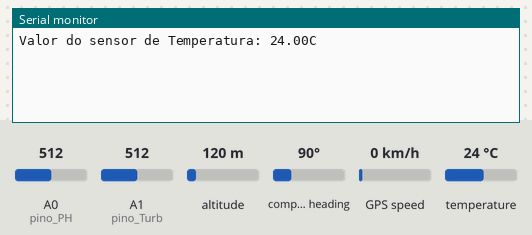
Simulated run of this sketch. Board: Arduino Uno, built with avr-gcc and run on an emulated ATmega328P. On the bench: the last lines printed to the serial monitor. The test bench sets the inputs (shaded band); at power-on: A0 (pino_PH) = 512, altitude 120 m, temperature 24 °C, A1 (pino_Turb) = 512, compass heading 90°, GPS speed 0 km/h. The GPS gets a fix after 3 s at 37.7749, -122.4194 with 8 satellites.

Above: at 1.6 s.
1.7 s: A0 (pino_PH) set to 992
At 3.6 s:
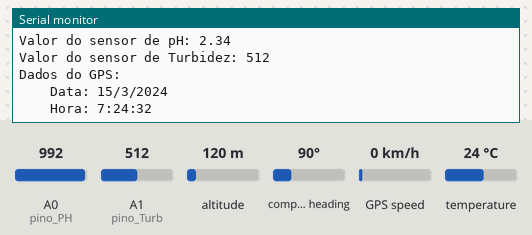
3.9 s: altitude set to 0 m
At 5.8 s:
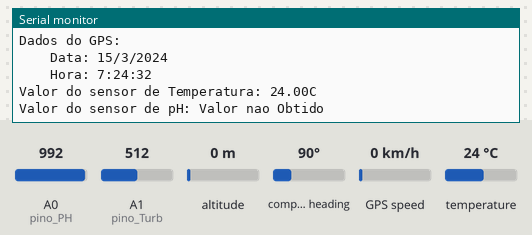
7.3 s: temperature set to 12 °C
At 13.5 s:
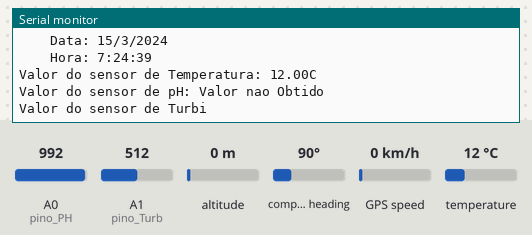
14.3 s: A1 (pino_Turb) set to 716
At 16.3 s:
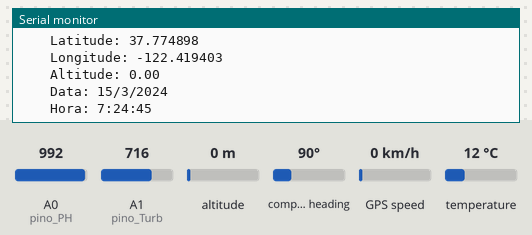
17.3 s: temperature set to 19 °C
At 19.6 s:
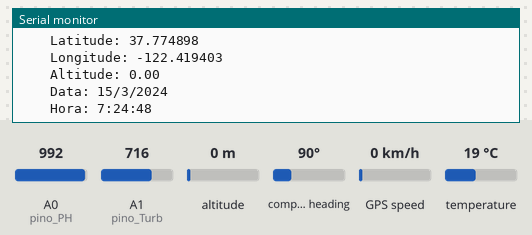
Timing chart, 0 to 19.8 s (numbered marks = the images above; inputs shaded):
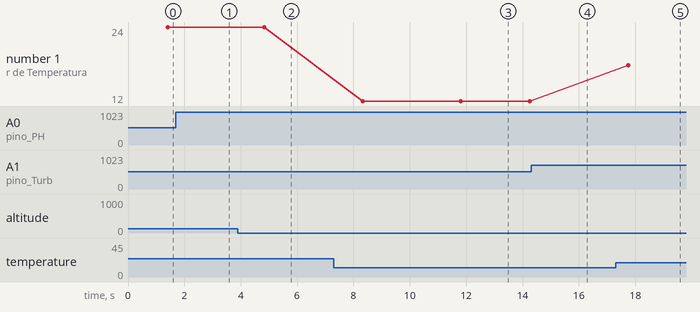

Measured:
- after the input at 1.7 s, the serial monitor: prints a new line after 0.22 s (image 1)
- after the input at 7.3 s, the serial monitor: prints a new line after 1.0 s (image 3)
- after the input at 14.3 s, the serial monitor: prints a new line after 0.96 s (image 4)
- after the input at 17.3 s, the serial monitor: prints a new line after 0.45 s (image 5)
- plotted number 1: 24 → 12 after the input at 7.3 s, 12 → 17.83 after the input at 17.3 s

The sketch:

Teste_Codigo.ino
```cpp
//----------------------------------------------------------//
//----------------------------------------------------------//


//Inclui Bibliotecas
  #include <OneWire.h>
  #include <DallasTemperature.h>
  #include <TinyGPS++.h>
  #include <SoftwareSerial.h>

//Define Ajuste do fuso horario ( -3 para Brasilia)
  int fuso = -3;

//Define Pinagem

  //Define o Pino 4 como Sensor de Temperatura
    #define ONE_WIRE_BUS 4


  //Define o Pino A0 como Sensor de pH
    const int pino_PH = A0;

  //Define os Pinos RX e TX do GPS
    const int RXgps = 2;
    const int TXgps = 3;

  //Define Pino A1 como Sensor de Turbidez
    const int pino_Turb = A1;


//Declarando Objetos

  //Objetos Sensor Temperatura
  OneWire oneWire(ONE_WIRE_BUS);
  DallasTemperature sensors(&oneWire);
  DeviceAddress sensor1;

  //Objetos GPS
  TinyGPSPlus gps;
  SoftwareSerial gpsSerial(RXgps, TXgps);


//Define Baud Rate do GPS
  int gpsBaud = 9600;


//Funcoes

  //Obter o Ph por Referencia (Ponteiros)
  void LerValorPH(float *pPH, bool *pStaPh){

      //Declara Variaveis
      float vet_precisao[10],media_prec_ph = 0, aux, conver_aux;
      float ph_valor, calibragem = 21.34 - 0.3;

      //Obtem 10 valores para media, aumentando precisao
      for(int i = 0; i < 10; i++){

        vet_precisao[i] = analogRead(pino_PH);
        delay(50);
      }

      //Organiza o vetor em ordem crescente
      for (int i = 0; i < 9; i++){

        for (int j = i+1; j < 10; j++){

          if (vet_precisao[i] > vet_precisao[j]){

            aux = vet_precisao[i];
            vet_precisao[i] = vet_precisao[j];
            vet_precisao[j] = aux;
          }
        }
      }

      //Exclui 2 maiores e 2 menores valores
      for (int i = 2; i < 8; i++){

        media_prec_ph += vet_precisao[i];
      }

      //Converte para Leitura de Voltagem o valor medio
      conver_aux = media_prec_ph / 6 * (5.0/1024.0);

      //Converte para valor final do pH
      ph_valor = -5.70 * conver_aux + calibragem;

      //Devolve Valores de Saida
      *pPH = ph_valor;

      //Impede Resultado Absurdo
      if (ph_valor >= 0 && ph_valor <= 14){

        *pStaPh = true;
      }
  }

  // Obter a Temperatura por Referencia (Ponteiros)
  void LerValorTemperatura(float *pTemp, bool *pStaTemp){

     //Declaracao e Inicializa sensor
      float vet_precisao[10], aux, media_prec_Temp = 0;
      sensors.begin();
      sensors.requestTemperatures();

     //Obtem 10 valores para media, aumentando precisao
      for(int i = 0; i < 10; i++){

        vet_precisao[i] = sensors.getTempC(sensor1);
        delay(50);
      }

     //Organiza o vetor em ordem crescente
      for (int i = 0; i < 9; i++){

        for (int j = i+1; j < 10; j++){

          if (vet_precisao[i] > vet_precisao[j]){

            aux = vet_precisao[i];
            vet_precisao[i] = vet_precisao[j];
            vet_precisao[j] = aux;
          }
        }
      }

    //Exclui 2 maiores e 2 menores valores
      for (int i = 2; i < 8; i++){

        media_prec_Temp += vet_precisao[i];
      }

    //Devolve os Valores de Saida
      *pTemp = media_prec_Temp/6;
      *pStaTemp = true;

  }

  //Obter Turbiez por Referencia (Ponteiros)
  void LerValorTurbidez(int *pTurb, bool *pStaTurb){

    int vet_precisao[10], aux, media_prec_turb = 0;

    //Obtem 10 valores para media, aumentando precisao
    for(int i = 0; i < 10; i++){

      vet_precisao[i] = analogRead(pino_Turb);
      delay(50);
    }

    //Organiza o vetor em ordem crescente
    for (int i = 0; i < 9; i++){

      for (int j = i+1; j < 10; j++){

        if (vet_precisao[i] > vet_precisao[j]){

          aux = vet_precisao[i];
          vet_precisao[i] = vet_precisao[j];
          vet_precisao[j] = aux;
        }
      }
    }

    //Exclui 2 maiores e 2 menores valores
    for (int i = 2; i < 8; i++){

      media_prec_turb += vet_precisao[i];
    }

    //Devolve os Valores de Saida
    *pTurb = media_prec_turb/6;

    //Impede Resultado Absurdo
    if ((media_prec_turb/6) >= 0 && (media_prec_turb/6) <= 1024){

      *pStaTurb = true;
    }
  }

  //Obter Posicao do GPS por Referencia (Ponteiros)
  void LerPosicaoGPS(float *pLat, float *pLongi, float *pAlt, bool *pStaPosGPS){

    if (gps.location.isValid()){

      *pLat = gps.location.lat();
      *pLongi = gps.location.lng();
      *pAlt = gps.altitude.meters();
      *pStaPosGPS = true;
    }
    else {

      *pStaPosGPS = false;
    }
  }

  //Obter Data do GPS por Referencia (Ponteiros)
  void LerDataGPS (int *pA, int *pM, int *pD, bool *pStaDataGPS){

    if (gps.date.isValid()){

      *pA = gps.date.year();
      *pM = gps.date.month();
      *pD = gps.date.day();
      *pStaDataGPS = true;
    }
    else {

      *pStaDataGPS = false;
    }
  }

  //Obter Hora do GPS por Referencia (Ponteiros)
  void LerHoraGPS (int *pHr, int *pMin, int *pSeg, bool *pStaHoraGPS){

    if (gps.time.isValid()){

      *pHr = gps.time.hour() + fuso; //Para fuso Horario indicado
      *pMin = gps.time.minute();
      *pSeg = gps.time.second();
      *pStaHoraGPS = true;
    }
    else {

      *pStaHoraGPS = false;
    }

  }


void setup() {

  //Inicia Monitor Serial
  Serial.begin(9600);

  //Inicializa o sensor de Temperatura
  sensors.begin();

  //Inicializacao do Endereco do sensor de temperatura
  sensors.getAddress(sensor1, 0);

  //Inicia a Porta Serial do GPS
  gpsSerial.begin(gpsBaud);

}


void loop() {

  //Variaveis Controladoras
  bool statusPh = false;
  bool statusTemperatura = false;
  bool statusTurbidez = false;
  bool statusGPS = false;


  //Variaveis de informacoes
  float valorSensorPh;
  float valorSensorTemperatura;
  int valorSensorTurbidez;

  //Variaveis de infos do GPS
  float Latitude, Longitude, Altitude;
  int Ano, Mes, Dia;
  int Hora, Minuto, Segundo;
  bool statusPosGPS = false;
  bool statusDataGPS = false;
  bool statusHoraGPS = false;


  //Obter o Valor da Temperatura
  if(statusTemperatura != true){

    //Chama a funcao LerValorTemperatura
    LerValorTemperatura(&valorSensorTemperatura, &statusTemperatura);

    //Escreve, se houver, o Valor no monitor serial
    Serial.print("Valor do sensor de Temperatura: ");

    if (statusTemperatura == true){

      Serial.print(valorSensorTemperatura);
      Serial.println ("C");
    }

    else {

      Serial.println("Valor nao Obtido");
    }

    Serial.println();
  }


  //Obter o Valor do pH
  if(statusPh != true){

    //Chama a funcao LerValorPH
    LerValorPH(&valorSensorPh,&statusPh);

    //Escreve, se houver, o Valor no monitor serial
    Serial.print("Valor do sensor de pH: ");

    if (statusPh == true){

      Serial.println(valorSensorPh);
    }

    else {
      Serial.println("Valor nao Obtido");
    }

    Serial.println();
  }


  //Obter o Valor de Turbidez
  if(statusTurbidez != true){

    //Chama a funcao LerValorTurbidez
    LerValorTurbidez(&valorSensorTurbidez, &statusTurbidez);

    //Escreve, se houver, o Valor no monitor serial
    Serial.print("Valor do sensor de Turbidez: ");

    if (statusTurbidez == true){

      Serial.println(valorSensorTurbidez);
    }

    else {
      Serial.println("Valor nao Obtido");
    }

    Serial.println();
  }


  if(statusGPS != true){

    //Variavel para Limitar a Espera pelos dados do GPS
    unsigned long inicioGPS = millis();

    Serial.println("Dados do GPS: ");

    //Loop para Buscar as informacoes do GPS
    while (statusGPS != true){
      if (gpsSerial.available() > 0){

        if (gps.encode(gpsSerial.read())){

          //Chama a funcao LerPosicaoGPS
          LerPosicaoGPS(&Latitude, &Longitude, &Altitude, &statusPosGPS);

          //Chama a funcao LerDataGPS
          LerDataGPS(&Ano, &Mes, &Dia, &statusDataGPS);

          //Chama a funcao LerHoraGPS
          LerHoraGPS(&Hora, &Minuto, &Segundo, &statusHoraGPS);

          //Confere se, devido ao fuso horario necessita alteracoes na hora e dia
          if (Hora < abs(fuso)){

              Hora += 24;
              Dia -= 1;
            }

          //Escreve, se houver, o Valor no monitor serial
          if (statusPosGPS == true){

            Serial.print("\t\tLatitude: ");
            Serial.println(Latitude, 6);
            Serial.print("\t\tLongitude: ");
            Serial.println(Longitude, 6);
            Serial.print("\t\tAltitude: ");
            Serial.println(Altitude);
            statusGPS = true;
          }

          if (statusDataGPS == true){

            Serial.print("\t\tData: ");
            Serial.print(Dia);
            Serial.print("/");
            Serial.print(Mes);
            Serial.print("/");
            Serial.println(Ano);
            statusGPS = true;
          }

          if (statusHoraGPS == true){

            Serial.print("\t\tHora: ");
            Serial.print(Hora);
            Serial.print(":");
            Serial.print(Minuto);
            Serial.print(":");
            Serial.println(Segundo);
            statusGPS = true;
          }
        }
      }

      //Se espera exceder 1 segundo, sai do loop
      if ((millis() - inicioGPS) > 1000){

        Serial.println("Tempo Expirado");
        goto controleTempo;
      }
    }

    //Rotulo para limite do tempo
    controleTempo:
    Serial.println();
  }

  delay(1000);
}
```
